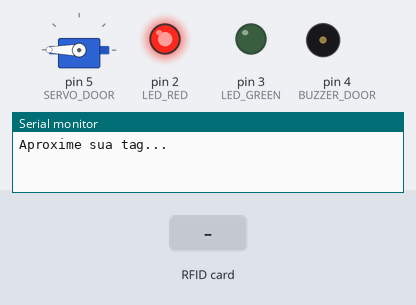
Bench run of a sketch on a simulated Arduino Uno, built with avr-gcc and run on an emulated ATmega328P. Parts: servo, output pins drawn as LEDs (lit = HIGH), buzzer (waves = sounding), the last lines printed to the serial monitor. The test bench sets the inputs (shaded band). Pins used as bus, display or sensor lines are not drawn.

Above: at 1.2 s.
1.3 s: RFID card 93 D3 75 E4 held to the reader
At 2.1 s:
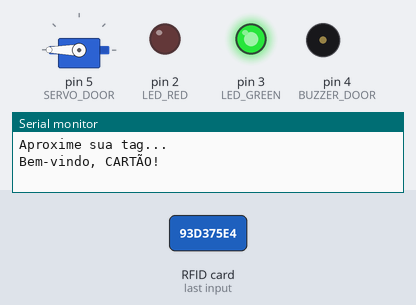
At 3.4 s:
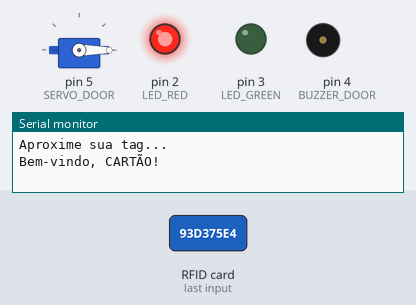
Timing chart, 0 to 18.7 s (numbered marks = the images above; inputs shaded):
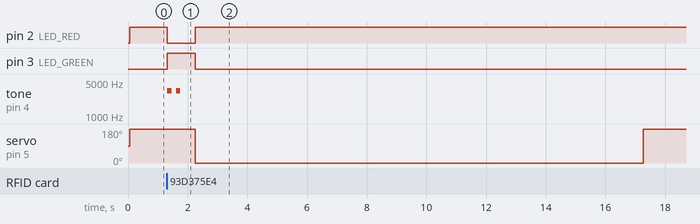

Measured:
- after the input at 1.3 s, pin 2 (LED_RED): HIGH → LOW at once, → HIGH 0.95 s later; pin 3 (LED_GREEN): LOW → HIGH at once, → LOW 0.95 s later; tone on pin 4 (BUZZER_DOOR): alternates 3300 Hz for 0.15 s and silent for 0.15 s, 4 changes in all, then stays silent, starting at once; servo on pin 5 (SERVO_DOOR): 180° → 0° after 0.96 s, → 180° 15.0 s later

The sketch:

servo_motor.ino
```cpp
//CONEXÕES RFIS: SDA - 10 | SCK - 13 | MOSI - 11 | MISO - 12 | RST - 9

#include <MFRC522.h>
#include <SPI.h>
#include <Servo.h>

#define PINO_RST 9
#define PINO_SDA 10
#define LED_RED 2
#define LED_GREEN 3
#define BUZZER_DOOR 4
#define SERVO_DOOR 5

MFRC522 rfid(PINO_SDA, PINO_RST);
Servo MICRO_DOOR;

String cartao_rf = " 93 d3 75 e4";
String chaveiro_rf = " 07 e3 41 66";

int FREQUENCIA = 3300; // Hz

void setup() {
  Serial.begin(9600);
  SPI.begin();

  rfid.PCD_Init();
  MICRO_DOOR.attach(SERVO_DOOR);

  Serial.println("Aproxime sua tag...");
  Serial.println();

  pinMode(LED_GREEN, OUTPUT);
  pinMode(LED_RED, OUTPUT);
  pinMode(BUZZER_DOOR, OUTPUT);

  MICRO_DOOR.write(180);
  digitalWrite(LED_RED, HIGH);
  noTone(BUZZER_DOOR);
}

void loop() {
  String conteudo = "";
  // Procurando pela TAG
  if (!rfid.PICC_IsNewCardPresent()) {
    return;
  }

  // Seleciona uma TAG
  if (!rfid.PICC_ReadCardSerial()) {
    return;
  }

  for (byte i = 0; i < rfid.uid.size; i++) {
    conteudo.concat(String(rfid.uid.uidByte[i] < HEX ? " 0" : " "));
    conteudo.concat(String(rfid.uid.uidByte[i], HEX));
  }

  // Verificação
  if (conteudo == chaveiro_rf) {
    Serial.println("Bem-vindo, CHAVEIRO!");
    ascender();
    MICRO_DOOR.write(0);
    delay(15000);
    MICRO_DOOR.write(180);

  } else if (conteudo == cartao_rf) {
    Serial.println("Bem-vindo, CARTÃO!");
    ascender();
    MICRO_DOOR.write(0);
    delay(15000);
    MICRO_DOOR.write(180);

  } else {
    Serial.println("Desconhecido!!!");
    Serial.println(conteudo);
    piscar();
    delay(1500);
  }
}

void ascender() {
  digitalWrite(LED_RED, LOW);
  digitalWrite(LED_GREEN, HIGH);

  tone(BUZZER_DOOR, FREQUENCIA);
  delay(150);
  noTone(BUZZER_DOOR);
  delay(150);
  tone(BUZZER_DOOR, FREQUENCIA);
  delay(150);
  noTone(BUZZER_DOOR);
  delay(500);

  digitalWrite(LED_GREEN, LOW);
  digitalWrite(LED_RED, HIGH);
}

void piscar() {
  digitalWrite(LED_RED, LOW);
  tone(BUZZER_DOOR, FREQUENCIA);
  delay(100);
  digitalWrite(LED_RED, HIGH);
  noTone(BUZZER_DOOR);
  delay(100);
  digitalWrite(LED_RED, LOW);
  tone(BUZZER_DOOR, FREQUENCIA);
  delay(100);
  digitalWrite(LED_RED, HIGH);
  noTone(BUZZER_DOOR);
  delay(100);
  digitalWrite(LED_RED, LOW);
  tone(BUZZER_DOOR, FREQUENCIA);
  delay(100);
  digitalWrite(LED_RED, HIGH);
  noTone(BUZZER_DOOR);
}
```
